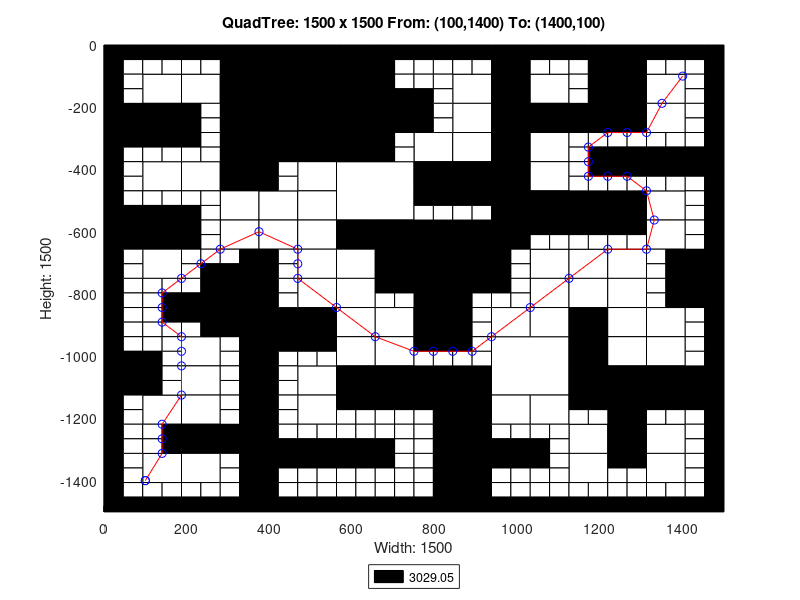

Source code (MATLAB):
axis([0 1500 -1500 0]);
title('QuadTree: 1500 x 1500 From: (100,1400) To: (1400,100)');
xlabel('Width: 1500');
ylabel('Height: 1500');
rectangle('Position',[375 -187.5 187.5 187.5], 'FaceColor',[0 0 0]);
rectangle('Position',[375 -375 187.5 187.5], 'FaceColor',[0 0 0]);
rectangle('Position',[562.5 -562.5 187.5 187.5], 'FaceColor',[1 1 1]);
rectangle('Position',[750 -750 187.5 187.5], 'FaceColor',[0 0 0]);
rectangle('Position',[937.5 -1125 187.5 187.5], 'FaceColor',[1 1 1]);
rectangle('Position',[93.75 -187.5 93.75 93.75], 'FaceColor',[1 1 1]);
rectangle('Position',[281.25 -93.75 93.75 93.75], 'FaceColor',[0 0 0]);
rectangle('Position',[187.5 -187.5 93.75 93.75], 'FaceColor',[1 1 1]);
rectangle('Position',[281.25 -187.5 93.75 93.75], 'FaceColor',[0 0 0]);
rectangle('Position',[0 -281.25 93.75 93.75], 'FaceColor',[0 0 0]);
rectangle('Position',[93.75 -281.25 93.75 93.75], 'FaceColor',[0 0 0]);
rectangle('Position',[281.25 -281.25 93.75 93.75], 'FaceColor',[0 0 0]);
rectangle('Position',[281.25 -375 93.75 93.75], 'FaceColor',[0 0 0]);
rectangle('Position',[562.5 -93.75 93.75 93.75], 'FaceColor',[0 0 0]);
rectangle('Position',[562.5 -187.5 93.75 93.75], 'FaceColor',[0 0 0]);
rectangle('Position',[562.5 -281.25 93.75 93.75], 'FaceColor',[0 0 0]);
rectangle('Position',[656.25 -281.25 93.75 93.75], 'FaceColor',[0 0 0]);
rectangle('Position',[562.5 -375 93.75 93.75], 'FaceColor',[0 0 0]);
rectangle('Position',[93.75 -468.75 93.75 93.75], 'FaceColor',[1 1 1]);
rectangle('Position',[187.5 -468.75 93.75 93.75], 'FaceColor',[1 1 1]);
rectangle('Position',[281.25 -468.75 93.75 93.75], 'FaceColor',[0 0 0]);
rectangle('Position',[281.25 -562.5 93.75 93.75], 'FaceColor',[1 1 1]);
rectangle('Position',[0 -656.25 93.75 93.75], 'FaceColor',[0 0 0]);
rectangle('Position',[93.75 -656.25 93.75 93.75], 'FaceColor',[0 0 0]);
rectangle('Position',[93.75 -750 93.75 93.75], 'FaceColor',[1 1 1]);
rectangle('Position',[281.25 -656.25 93.75 93.75], 'FaceColor',[1 1 1]);
rectangle('Position',[468.75 -468.75 93.75 93.75], 'FaceColor',[1 1 1]);
rectangle('Position',[375 -562.5 93.75 93.75], 'FaceColor',[1 1 1]);
rectangle('Position',[468.75 -562.5 93.75 93.75], 'FaceColor',[1 1 1]);
rectangle('Position',[375 -656.25 93.75 93.75], 'FaceColor',[1 1 1]);
rectangle('Position',[468.75 -656.25 93.75 93.75], 'FaceColor',[1 1 1]);
rectangle('Position',[468.75 -750 93.75 93.75], 'FaceColor',[1 1 1]);
rectangle('Position',[562.5 -656.25 93.75 93.75], 'FaceColor',[0 0 0]);
rectangle('Position',[656.25 -656.25 93.75 93.75], 'FaceColor',[0 0 0]);
rectangle('Position',[562.5 -750 93.75 93.75], 'FaceColor',[1 1 1]);
rectangle('Position',[656.25 -750 93.75 93.75], 'FaceColor',[0 0 0]);
rectangle('Position',[843.75 -187.5 93.75 93.75], 'FaceColor',[1 1 1]);
rectangle('Position',[937.5 -93.75 93.75 93.75], 'FaceColor',[0 0 0]);
rectangle('Position',[937.5 -187.5 93.75 93.75], 'FaceColor',[0 0 0]);
rectangle('Position',[1031.25 -187.5 93.75 93.75], 'FaceColor',[1 1 1]);
rectangle('Position',[843.75 -281.25 93.75 93.75], 'FaceColor',[1 1 1]);
rectangle('Position',[750 -375 93.75 93.75], 'FaceColor',[1 1 1]);
rectangle('Position',[843.75 -375 93.75 93.75], 'FaceColor',[1 1 1]);
rectangle('Position',[937.5 -281.25 93.75 93.75], 'FaceColor',[0 0 0]);
rectangle('Position',[1031.25 -281.25 93.75 93.75], 'FaceColor',[0 0 0]);
rectangle('Position',[937.5 -375 93.75 93.75], 'FaceColor',[0 0 0]);
rectangle('Position',[1031.25 -375 93.75 93.75], 'FaceColor',[1 1 1]);
rectangle('Position',[1218.75 -93.75 93.75 93.75], 'FaceColor',[0 0 0]);
rectangle('Position',[1218.75 -187.5 93.75 93.75], 'FaceColor',[0 0 0]);
rectangle('Position',[1312.5 -187.5 93.75 93.75], 'FaceColor',[1 1 1]);
rectangle('Position',[1125 -281.25 93.75 93.75], 'FaceColor',[0 0 0]);
rectangle('Position',[1218.75 -281.25 93.75 93.75], 'FaceColor',[0 0 0]);
rectangle('Position',[1312.5 -281.25 93.75 93.75], 'FaceColor',[1 1 1]);
rectangle('Position',[750 -468.75 93.75 93.75], 'FaceColor',[0 0 0]);
rectangle('Position',[843.75 -468.75 93.75 93.75], 'FaceColor',[0 0 0]);
rectangle('Position',[937.5 -468.75 93.75 93.75], 'FaceColor',[0 0 0]);
rectangle('Position',[1031.25 -468.75 93.75 93.75], 'FaceColor',[1 1 1]);
rectangle('Position',[937.5 -562.5 93.75 93.75], 'FaceColor',[0 0 0]);
rectangle('Position',[1031.25 -562.5 93.75 93.75], 'FaceColor',[0 0 0]);
rectangle('Position',[937.5 -656.25 93.75 93.75], 'FaceColor',[0 0 0]);
rectangle('Position',[1031.25 -750 93.75 93.75], 'FaceColor',[1 1 1]);
rectangle('Position',[1125 -562.5 93.75 93.75], 'FaceColor',[0 0 0]);
rectangle('Position',[1218.75 -562.5 93.75 93.75], 'FaceColor',[0 0 0]);
rectangle('Position',[1312.5 -562.5 93.75 93.75], 'FaceColor',[1 1 1]);
rectangle('Position',[1125 -750 93.75 93.75], 'FaceColor',[1 1 1]);
rectangle('Position',[1218.75 -750 93.75 93.75], 'FaceColor',[1 1 1]);
rectangle('Position',[1312.5 -656.25 93.75 93.75], 'FaceColor',[1 1 1]);
rectangle('Position',[1406.25 -750 93.75 93.75], 'FaceColor',[0 0 0]);
rectangle('Position',[281.25 -843.75 93.75 93.75], 'FaceColor',[0 0 0]);
rectangle('Position',[281.25 -937.5 93.75 93.75], 'FaceColor',[0 0 0]);
rectangle('Position',[0 -1125 93.75 93.75], 'FaceColor',[0 0 0]);
rectangle('Position',[187.5 -1031.25 93.75 93.75], 'FaceColor',[1 1 1]);
rectangle('Position',[187.5 -1125 93.75 93.75], 'FaceColor',[1 1 1]);
rectangle('Position',[468.75 -843.75 93.75 93.75], 'FaceColor',[1 1 1]);
rectangle('Position',[375 -937.5 93.75 93.75], 'FaceColor',[0 0 0]);
rectangle('Position',[468.75 -937.5 93.75 93.75], 'FaceColor',[0 0 0]);
rectangle('Position',[562.5 -843.75 93.75 93.75], 'FaceColor',[1 1 1]);
rectangle('Position',[562.5 -937.5 93.75 93.75], 'FaceColor',[1 1 1]);
rectangle('Position',[656.25 -937.5 93.75 93.75], 'FaceColor',[1 1 1]);
rectangle('Position',[468.75 -1125 93.75 93.75], 'FaceColor',[1 1 1]);
rectangle('Position',[562.5 -1031.25 93.75 93.75], 'FaceColor',[1 1 1]);
rectangle('Position',[656.25 -1031.25 93.75 93.75], 'FaceColor',[1 1 1]);
rectangle('Position',[562.5 -1125 93.75 93.75], 'FaceColor',[0 0 0]);
rectangle('Position',[656.25 -1125 93.75 93.75], 'FaceColor',[0 0 0]);
rectangle('Position',[93.75 -1218.75 93.75 93.75], 'FaceColor',[1 1 1]);
rectangle('Position',[187.5 -1218.75 93.75 93.75], 'FaceColor',[1 1 1]);
rectangle('Position',[187.5 -1312.5 93.75 93.75], 'FaceColor',[0 0 0]);
rectangle('Position',[281.25 -1312.5 93.75 93.75], 'FaceColor',[0 0 0]);
rectangle('Position',[93.75 -1406.25 93.75 93.75], 'FaceColor',[1 1 1]);
rectangle('Position',[187.5 -1406.25 93.75 93.75], 'FaceColor',[1 1 1]);
rectangle('Position',[468.75 -1218.75 93.75 93.75], 'FaceColor',[1 1 1]);
rectangle('Position',[750 -843.75 93.75 93.75], 'FaceColor',[0 0 0]);
rectangle('Position',[750 -937.5 93.75 93.75], 'FaceColor',[0 0 0]);
rectangle('Position',[1031.25 -843.75 93.75 93.75], 'FaceColor',[1 1 1]);
rectangle('Position',[937.5 -937.5 93.75 93.75], 'FaceColor',[1 1 1]);
rectangle('Position',[1031.25 -937.5 93.75 93.75], 'FaceColor',[1 1 1]);
rectangle('Position',[750 -1125 93.75 93.75], 'FaceColor',[0 0 0]);
rectangle('Position',[843.75 -1125 93.75 93.75], 'FaceColor',[0 0 0]);
rectangle('Position',[1125 -843.75 93.75 93.75], 'FaceColor',[1 1 1]);
rectangle('Position',[1218.75 -843.75 93.75 93.75], 'FaceColor',[1 1 1]);
rectangle('Position',[1125 -937.5 93.75 93.75], 'FaceColor',[0 0 0]);
rectangle('Position',[1218.75 -937.5 93.75 93.75], 'FaceColor',[1 1 1]);
rectangle('Position',[1406.25 -843.75 93.75 93.75], 'FaceColor',[0 0 0]);
rectangle('Position',[1312.5 -937.5 93.75 93.75], 'FaceColor',[1 1 1]);
rectangle('Position',[1125 -1031.25 93.75 93.75], 'FaceColor',[0 0 0]);
rectangle('Position',[1218.75 -1031.25 93.75 93.75], 'FaceColor',[1 1 1]);
rectangle('Position',[1125 -1125 93.75 93.75], 'FaceColor',[0 0 0]);
rectangle('Position',[1218.75 -1125 93.75 93.75], 'FaceColor',[0 0 0]);
rectangle('Position',[1312.5 -1031.25 93.75 93.75], 'FaceColor',[1 1 1]);
rectangle('Position',[1312.5 -1125 93.75 93.75], 'FaceColor',[0 0 0]);
rectangle('Position',[1406.25 -1125 93.75 93.75], 'FaceColor',[0 0 0]);
rectangle('Position',[843.75 -1218.75 93.75 93.75], 'FaceColor',[0 0 0]);
rectangle('Position',[843.75 -1312.5 93.75 93.75], 'FaceColor',[0 0 0]);
rectangle('Position',[937.5 -1218.75 93.75 93.75], 'FaceColor',[1 1 1]);
rectangle('Position',[1031.25 -1218.75 93.75 93.75], 'FaceColor',[1 1 1]);
rectangle('Position',[843.75 -1406.25 93.75 93.75], 'FaceColor',[0 0 0]);
rectangle('Position',[843.75 -1500 93.75 93.75], 'FaceColor',[0 0 0]);
rectangle('Position',[1218.75 -1218.75 93.75 93.75], 'FaceColor',[0 0 0]);
rectangle('Position',[1125 -1312.5 93.75 93.75], 'FaceColor',[1 1 1]);
rectangle('Position',[1218.75 -1312.5 93.75 93.75], 'FaceColor',[0 0 0]);
rectangle('Position',[1312.5 -1312.5 93.75 93.75], 'FaceColor',[1 1 1]);
rectangle('Position',[1125 -1406.25 93.75 93.75], 'FaceColor',[1 1 1]);
rectangle('Position',[1312.5 -1406.25 93.75 93.75], 'FaceColor',[1 1 1]);
rectangle('Position',[0 -46.875 46.875 46.875], 'FaceColor',[0 0 0]);
rectangle('Position',[46.875 -46.875 46.875 46.875], 'FaceColor',[0 0 0]);
rectangle('Position',[0 -93.75 46.875 46.875], 'FaceColor',[0 0 0]);
rectangle('Position',[46.875 -93.75 46.875 46.875], 'FaceColor',[1 1 1]);
rectangle('Position',[93.75 -46.875 46.875 46.875], 'FaceColor',[0 0 0]);
rectangle('Position',[140.625 -46.875 46.875 46.875], 'FaceColor',[0 0 0]);
rectangle('Position',[93.75 -93.75 46.875 46.875], 'FaceColor',[1 1 1]);
rectangle('Position',[140.625 -93.75 46.875 46.875], 'FaceColor',[1 1 1]);
rectangle('Position',[0 -140.625 46.875 46.875], 'FaceColor',[0 0 0]);
rectangle('Position',[46.875 -140.625 46.875 46.875], 'FaceColor',[1 1 1]);
rectangle('Position',[0 -187.5 46.875 46.875], 'FaceColor',[0 0 0]);
rectangle('Position',[46.875 -187.5 46.875 46.875], 'FaceColor',[1 1 1]);
rectangle('Position',[187.5 -46.875 46.875 46.875], 'FaceColor',[0 0 0]);
rectangle('Position',[234.375 -46.875 46.875 46.875], 'FaceColor',[0 0 0]);
rectangle('Position',[187.5 -93.75 46.875 46.875], 'FaceColor',[1 1 1]);
rectangle('Position',[234.375 -93.75 46.875 46.875], 'FaceColor',[1 1 1]);
rectangle('Position',[0 -328.125 46.875 46.875], 'FaceColor',[0 0 0]);
rectangle('Position',[46.875 -328.125 46.875 46.875], 'FaceColor',[0 0 0]);
rectangle('Position',[0 -375 46.875 46.875], 'FaceColor',[0 0 0]);
rectangle('Position',[46.875 -375 46.875 46.875], 'FaceColor',[1 1 1]);
rectangle('Position',[93.75 -328.125 46.875 46.875], 'FaceColor',[0 0 0]);
rectangle('Position',[140.625 -328.125 46.875 46.875], 'FaceColor',[0 0 0]);
rectangle('Position',[93.75 -375 46.875 46.875], 'FaceColor',[1 1 1]);
rectangle('Position',[140.625 -375 46.875 46.875], 'FaceColor',[1 1 1]);
rectangle('Position',[187.5 -234.375 46.875 46.875], 'FaceColor',[0 0 0]);
rectangle('Position',[234.375 -234.375 46.875 46.875], 'FaceColor',[1 1 1]);
rectangle('Position',[187.5 -281.25 46.875 46.875], 'FaceColor',[0 0 0]);
rectangle('Position',[234.375 -281.25 46.875 46.875], 'FaceColor',[1 1 1]);
rectangle('Position',[187.5 -328.125 46.875 46.875], 'FaceColor',[0 0 0]);
rectangle('Position',[234.375 -328.125 46.875 46.875], 'FaceColor',[1 1 1]);
rectangle('Position',[187.5 -375 46.875 46.875], 'FaceColor',[1 1 1]);
rectangle('Position',[234.375 -375 46.875 46.875], 'FaceColor',[1 1 1]);
rectangle('Position',[656.25 -46.875 46.875 46.875], 'FaceColor',[0 0 0]);
rectangle('Position',[703.125 -46.875 46.875 46.875], 'FaceColor',[0 0 0]);
rectangle('Position',[656.25 -93.75 46.875 46.875], 'FaceColor',[0 0 0]);
rectangle('Position',[703.125 -93.75 46.875 46.875], 'FaceColor',[1 1 1]);
rectangle('Position',[656.25 -140.625 46.875 46.875], 'FaceColor',[0 0 0]);
rectangle('Position',[703.125 -140.625 46.875 46.875], 'FaceColor',[1 1 1]);
rectangle('Position',[656.25 -187.5 46.875 46.875], 'FaceColor',[0 0 0]);
rectangle('Position',[703.125 -187.5 46.875 46.875], 'FaceColor',[0 0 0]);
rectangle('Position',[656.25 -328.125 46.875 46.875], 'FaceColor',[0 0 0]);
rectangle('Position',[703.125 -328.125 46.875 46.875], 'FaceColor',[1 1 1]);
rectangle('Position',[656.25 -375 46.875 46.875], 'FaceColor',[0 0 0]);
rectangle('Position',[703.125 -375 46.875 46.875], 'FaceColor',[1 1 1]);
rectangle('Position',[0 -421.875 46.875 46.875], 'FaceColor',[0 0 0]);
rectangle('Position',[46.875 -421.875 46.875 46.875], 'FaceColor',[1 1 1]);
rectangle('Position',[0 -468.75 46.875 46.875], 'FaceColor',[0 0 0]);
rectangle('Position',[46.875 -468.75 46.875 46.875], 'FaceColor',[1 1 1]);
rectangle('Position',[0 -515.625 46.875 46.875], 'FaceColor',[0 0 0]);
rectangle('Position',[46.875 -515.625 46.875 46.875], 'FaceColor',[1 1 1]);
rectangle('Position',[0 -562.5 46.875 46.875], 'FaceColor',[0 0 0]);
rectangle('Position',[46.875 -562.5 46.875 46.875], 'FaceColor',[0 0 0]);
rectangle('Position',[93.75 -515.625 46.875 46.875], 'FaceColor',[1 1 1]);
rectangle('Position',[140.625 -515.625 46.875 46.875], 'FaceColor',[1 1 1]);
rectangle('Position',[93.75 -562.5 46.875 46.875], 'FaceColor',[0 0 0]);
rectangle('Position',[140.625 -562.5 46.875 46.875], 'FaceColor',[0 0 0]);
rectangle('Position',[187.5 -515.625 46.875 46.875], 'FaceColor',[1 1 1]);
rectangle('Position',[234.375 -515.625 46.875 46.875], 'FaceColor',[1 1 1]);
rectangle('Position',[187.5 -562.5 46.875 46.875], 'FaceColor',[0 0 0]);
rectangle('Position',[234.375 -562.5 46.875 46.875], 'FaceColor',[1 1 1]);
rectangle('Position',[0 -703.125 46.875 46.875], 'FaceColor',[0 0 0]);
rectangle('Position',[46.875 -703.125 46.875 46.875], 'FaceColor',[1 1 1]);
rectangle('Position',[0 -750 46.875 46.875], 'FaceColor',[0 0 0]);
rectangle('Position',[46.875 -750 46.875 46.875], 'FaceColor',[1 1 1]);
rectangle('Position',[187.5 -609.375 46.875 46.875], 'FaceColor',[0 0 0]);
rectangle('Position',[234.375 -609.375 46.875 46.875], 'FaceColor',[1 1 1]);
rectangle('Position',[187.5 -656.25 46.875 46.875], 'FaceColor',[0 0 0]);
rectangle('Position',[234.375 -656.25 46.875 46.875], 'FaceColor',[1 1 1]);
rectangle('Position',[187.5 -703.125 46.875 46.875], 'FaceColor',[1 1 1]);
rectangle('Position',[234.375 -703.125 46.875 46.875], 'FaceColor',[1 1 1]);
rectangle('Position',[187.5 -750 46.875 46.875], 'FaceColor',[1 1 1]);
rectangle('Position',[234.375 -750 46.875 46.875], 'FaceColor',[0 0 0]);
rectangle('Position',[281.25 -703.125 46.875 46.875], 'FaceColor',[1 1 1]);
rectangle('Position',[328.125 -703.125 46.875 46.875], 'FaceColor',[0 0 0]);
rectangle('Position',[281.25 -750 46.875 46.875], 'FaceColor',[0 0 0]);
rectangle('Position',[328.125 -750 46.875 46.875], 'FaceColor',[0 0 0]);
rectangle('Position',[375 -421.875 46.875 46.875], 'FaceColor',[0 0 0]);
rectangle('Position',[421.875 -421.875 46.875 46.875], 'FaceColor',[1 1 1]);
rectangle('Position',[375 -468.75 46.875 46.875], 'FaceColor',[0 0 0]);
rectangle('Position',[421.875 -468.75 46.875 46.875], 'FaceColor',[1 1 1]);
rectangle('Position',[375 -703.125 46.875 46.875], 'FaceColor',[0 0 0]);
rectangle('Position',[421.875 -703.125 46.875 46.875], 'FaceColor',[1 1 1]);
rectangle('Position',[375 -750 46.875 46.875], 'FaceColor',[0 0 0]);
rectangle('Position',[421.875 -750 46.875 46.875], 'FaceColor',[1 1 1]);
rectangle('Position',[750 -46.875 46.875 46.875], 'FaceColor',[0 0 0]);
rectangle('Position',[796.875 -46.875 46.875 46.875], 'FaceColor',[0 0 0]);
rectangle('Position',[750 -93.75 46.875 46.875], 'FaceColor',[1 1 1]);
rectangle('Position',[796.875 -93.75 46.875 46.875], 'FaceColor',[1 1 1]);
rectangle('Position',[843.75 -46.875 46.875 46.875], 'FaceColor',[0 0 0]);
rectangle('Position',[890.625 -46.875 46.875 46.875], 'FaceColor',[0 0 0]);
rectangle('Position',[843.75 -93.75 46.875 46.875], 'FaceColor',[1 1 1]);
rectangle('Position',[890.625 -93.75 46.875 46.875], 'FaceColor',[1 1 1]);
rectangle('Position',[750 -140.625 46.875 46.875], 'FaceColor',[1 1 1]);
rectangle('Position',[796.875 -140.625 46.875 46.875], 'FaceColor',[1 1 1]);
rectangle('Position',[750 -187.5 46.875 46.875], 'FaceColor',[0 0 0]);
rectangle('Position',[796.875 -187.5 46.875 46.875], 'FaceColor',[1 1 1]);
rectangle('Position',[1031.25 -46.875 46.875 46.875], 'FaceColor',[0 0 0]);
rectangle('Position',[1078.12 -46.875 46.875 46.875], 'FaceColor',[0 0 0]);
rectangle('Position',[1031.25 -93.75 46.875 46.875], 'FaceColor',[1 1 1]);
rectangle('Position',[1078.12 -93.75 46.875 46.875], 'FaceColor',[1 1 1]);
rectangle('Position',[750 -234.375 46.875 46.875], 'FaceColor',[0 0 0]);
rectangle('Position',[796.875 -234.375 46.875 46.875], 'FaceColor',[1 1 1]);
rectangle('Position',[750 -281.25 46.875 46.875], 'FaceColor',[0 0 0]);
rectangle('Position',[796.875 -281.25 46.875 46.875], 'FaceColor',[1 1 1]);
rectangle('Position',[1125 -46.875 46.875 46.875], 'FaceColor',[0 0 0]);
rectangle('Position',[1171.88 -46.875 46.875 46.875], 'FaceColor',[0 0 0]);
rectangle('Position',[1125 -93.75 46.875 46.875], 'FaceColor',[1 1 1]);
rectangle('Position',[1171.88 -93.75 46.875 46.875], 'FaceColor',[0 0 0]);
rectangle('Position',[1125 -140.625 46.875 46.875], 'FaceColor',[1 1 1]);
rectangle('Position',[1171.88 -140.625 46.875 46.875], 'FaceColor',[0 0 0]);
rectangle('Position',[1125 -187.5 46.875 46.875], 'FaceColor',[1 1 1]);
rectangle('Position',[1171.88 -187.5 46.875 46.875], 'FaceColor',[0 0 0]);
rectangle('Position',[1312.5 -46.875 46.875 46.875], 'FaceColor',[0 0 0]);
rectangle('Position',[1359.38 -46.875 46.875 46.875], 'FaceColor',[0 0 0]);
rectangle('Position',[1312.5 -93.75 46.875 46.875], 'FaceColor',[1 1 1]);
rectangle('Position',[1359.38 -93.75 46.875 46.875], 'FaceColor',[1 1 1]);
rectangle('Position',[1406.25 -46.875 46.875 46.875], 'FaceColor',[0 0 0]);
rectangle('Position',[1453.12 -46.875 46.875 46.875], 'FaceColor',[0 0 0]);
rectangle('Position',[1406.25 -93.75 46.875 46.875], 'FaceColor',[1 1 1]);
rectangle('Position',[1453.12 -93.75 46.875 46.875], 'FaceColor',[0 0 0]);
rectangle('Position',[1406.25 -140.625 46.875 46.875], 'FaceColor',[1 1 1]);
rectangle('Position',[1453.12 -140.625 46.875 46.875], 'FaceColor',[0 0 0]);
rectangle('Position',[1406.25 -187.5 46.875 46.875], 'FaceColor',[1 1 1]);
rectangle('Position',[1453.12 -187.5 46.875 46.875], 'FaceColor',[0 0 0]);
rectangle('Position',[1125 -328.125 46.875 46.875], 'FaceColor',[1 1 1]);
rectangle('Position',[1171.88 -328.125 46.875 46.875], 'FaceColor',[1 1 1]);
rectangle('Position',[1125 -375 46.875 46.875], 'FaceColor',[1 1 1]);
rectangle('Position',[1171.88 -375 46.875 46.875], 'FaceColor',[0 0 0]);
rectangle('Position',[1218.75 -328.125 46.875 46.875], 'FaceColor',[1 1 1]);
rectangle('Position',[1265.62 -328.125 46.875 46.875], 'FaceColor',[1 1 1]);
rectangle('Position',[1218.75 -375 46.875 46.875], 'FaceColor',[0 0 0]);
rectangle('Position',[1265.62 -375 46.875 46.875], 'FaceColor',[0 0 0]);
rectangle('Position',[1406.25 -234.375 46.875 46.875], 'FaceColor',[1 1 1]);
rectangle('Position',[1453.12 -234.375 46.875 46.875], 'FaceColor',[0 0 0]);
rectangle('Position',[1406.25 -281.25 46.875 46.875], 'FaceColor',[1 1 1]);
rectangle('Position',[1453.12 -281.25 46.875 46.875], 'FaceColor',[0 0 0]);
rectangle('Position',[1312.5 -328.125 46.875 46.875], 'FaceColor',[1 1 1]);
rectangle('Position',[1359.38 -328.125 46.875 46.875], 'FaceColor',[1 1 1]);
rectangle('Position',[1312.5 -375 46.875 46.875], 'FaceColor',[0 0 0]);
rectangle('Position',[1359.38 -375 46.875 46.875], 'FaceColor',[0 0 0]);
rectangle('Position',[1406.25 -328.125 46.875 46.875], 'FaceColor',[1 1 1]);
rectangle('Position',[1453.12 -328.125 46.875 46.875], 'FaceColor',[0 0 0]);
rectangle('Position',[1406.25 -375 46.875 46.875], 'FaceColor',[0 0 0]);
rectangle('Position',[1453.12 -375 46.875 46.875], 'FaceColor',[0 0 0]);
rectangle('Position',[750 -515.625 46.875 46.875], 'FaceColor',[0 0 0]);
rectangle('Position',[796.875 -515.625 46.875 46.875], 'FaceColor',[0 0 0]);
rectangle('Position',[750 -562.5 46.875 46.875], 'FaceColor',[1 1 1]);
rectangle('Position',[796.875 -562.5 46.875 46.875], 'FaceColor',[1 1 1]);
rectangle('Position',[843.75 -515.625 46.875 46.875], 'FaceColor',[0 0 0]);
rectangle('Position',[890.625 -515.625 46.875 46.875], 'FaceColor',[0 0 0]);
rectangle('Position',[843.75 -562.5 46.875 46.875], 'FaceColor',[1 1 1]);
rectangle('Position',[890.625 -562.5 46.875 46.875], 'FaceColor',[1 1 1]);
rectangle('Position',[1031.25 -609.375 46.875 46.875], 'FaceColor',[0 0 0]);
rectangle('Position',[1078.12 -609.375 46.875 46.875], 'FaceColor',[0 0 0]);
rectangle('Position',[1031.25 -656.25 46.875 46.875], 'FaceColor',[1 1 1]);
rectangle('Position',[1078.12 -656.25 46.875 46.875], 'FaceColor',[1 1 1]);
rectangle('Position',[937.5 -703.125 46.875 46.875], 'FaceColor',[0 0 0]);
rectangle('Position',[984.375 -703.125 46.875 46.875], 'FaceColor',[1 1 1]);
rectangle('Position',[937.5 -750 46.875 46.875], 'FaceColor',[0 0 0]);
rectangle('Position',[984.375 -750 46.875 46.875], 'FaceColor',[1 1 1]);
rectangle('Position',[1125 -421.875 46.875 46.875], 'FaceColor',[1 1 1]);
rectangle('Position',[1171.88 -421.875 46.875 46.875], 'FaceColor',[0 0 0]);
rectangle('Position',[1125 -468.75 46.875 46.875], 'FaceColor',[1 1 1]);
rectangle('Position',[1171.88 -468.75 46.875 46.875], 'FaceColor',[1 1 1]);
rectangle('Position',[1218.75 -421.875 46.875 46.875], 'FaceColor',[0 0 0]);
rectangle('Position',[1265.62 -421.875 46.875 46.875], 'FaceColor',[0 0 0]);
rectangle('Position',[1218.75 -468.75 46.875 46.875], 'FaceColor',[1 1 1]);
rectangle('Position',[1265.62 -468.75 46.875 46.875], 'FaceColor',[1 1 1]);
rectangle('Position',[1312.5 -421.875 46.875 46.875], 'FaceColor',[0 0 0]);
rectangle('Position',[1359.38 -421.875 46.875 46.875], 'FaceColor',[0 0 0]);
rectangle('Position',[1312.5 -468.75 46.875 46.875], 'FaceColor',[1 1 1]);
rectangle('Position',[1359.38 -468.75 46.875 46.875], 'FaceColor',[1 1 1]);
rectangle('Position',[1406.25 -421.875 46.875 46.875], 'FaceColor',[0 0 0]);
rectangle('Position',[1453.12 -421.875 46.875 46.875], 'FaceColor',[0 0 0]);
rectangle('Position',[1406.25 -468.75 46.875 46.875], 'FaceColor',[1 1 1]);
rectangle('Position',[1453.12 -468.75 46.875 46.875], 'FaceColor',[0 0 0]);
rectangle('Position',[1406.25 -515.625 46.875 46.875], 'FaceColor',[1 1 1]);
rectangle('Position',[1453.12 -515.625 46.875 46.875], 'FaceColor',[0 0 0]);
rectangle('Position',[1406.25 -562.5 46.875 46.875], 'FaceColor',[1 1 1]);
rectangle('Position',[1453.12 -562.5 46.875 46.875], 'FaceColor',[0 0 0]);
rectangle('Position',[1125 -609.375 46.875 46.875], 'FaceColor',[0 0 0]);
rectangle('Position',[1171.88 -609.375 46.875 46.875], 'FaceColor',[0 0 0]);
rectangle('Position',[1125 -656.25 46.875 46.875], 'FaceColor',[1 1 1]);
rectangle('Position',[1171.88 -656.25 46.875 46.875], 'FaceColor',[1 1 1]);
rectangle('Position',[1218.75 -609.375 46.875 46.875], 'FaceColor',[0 0 0]);
rectangle('Position',[1265.62 -609.375 46.875 46.875], 'FaceColor',[0 0 0]);
rectangle('Position',[1218.75 -656.25 46.875 46.875], 'FaceColor',[1 1 1]);
rectangle('Position',[1265.62 -656.25 46.875 46.875], 'FaceColor',[1 1 1]);
rectangle('Position',[1406.25 -609.375 46.875 46.875], 'FaceColor',[1 1 1]);
rectangle('Position',[1453.12 -609.375 46.875 46.875], 'FaceColor',[0 0 0]);
rectangle('Position',[1406.25 -656.25 46.875 46.875], 'FaceColor',[1 1 1]);
rectangle('Position',[1453.12 -656.25 46.875 46.875], 'FaceColor',[0 0 0]);
rectangle('Position',[1312.5 -703.125 46.875 46.875], 'FaceColor',[1 1 1]);
rectangle('Position',[1359.38 -703.125 46.875 46.875], 'FaceColor',[0 0 0]);
rectangle('Position',[1312.5 -750 46.875 46.875], 'FaceColor',[1 1 1]);
rectangle('Position',[1359.38 -750 46.875 46.875], 'FaceColor',[0 0 0]);
rectangle('Position',[0 -796.875 46.875 46.875], 'FaceColor',[0 0 0]);
rectangle('Position',[46.875 -796.875 46.875 46.875], 'FaceColor',[1 1 1]);
rectangle('Position',[0 -843.75 46.875 46.875], 'FaceColor',[0 0 0]);
rectangle('Position',[46.875 -843.75 46.875 46.875], 'FaceColor',[1 1 1]);
rectangle('Position',[93.75 -796.875 46.875 46.875], 'FaceColor',[1 1 1]);
rectangle('Position',[140.625 -796.875 46.875 46.875], 'FaceColor',[1 1 1]);
rectangle('Position',[93.75 -843.75 46.875 46.875], 'FaceColor',[1 1 1]);
rectangle('Position',[140.625 -843.75 46.875 46.875], 'FaceColor',[0 0 0]);
rectangle('Position',[0 -890.625 46.875 46.875], 'FaceColor',[0 0 0]);
rectangle('Position',[46.875 -890.625 46.875 46.875], 'FaceColor',[1 1 1]);
rectangle('Position',[0 -937.5 46.875 46.875], 'FaceColor',[0 0 0]);
rectangle('Position',[46.875 -937.5 46.875 46.875], 'FaceColor',[1 1 1]);
rectangle('Position',[93.75 -890.625 46.875 46.875], 'FaceColor',[1 1 1]);
rectangle('Position',[140.625 -890.625 46.875 46.875], 'FaceColor',[0 0 0]);
rectangle('Position',[93.75 -937.5 46.875 46.875], 'FaceColor',[1 1 1]);
rectangle('Position',[140.625 -937.5 46.875 46.875], 'FaceColor',[1 1 1]);
rectangle('Position',[187.5 -796.875 46.875 46.875], 'FaceColor',[1 1 1]);
rectangle('Position',[234.375 -796.875 46.875 46.875], 'FaceColor',[0 0 0]);
rectangle('Position',[187.5 -843.75 46.875 46.875], 'FaceColor',[0 0 0]);
rectangle('Position',[234.375 -843.75 46.875 46.875], 'FaceColor',[0 0 0]);
rectangle('Position',[187.5 -890.625 46.875 46.875], 'FaceColor',[0 0 0]);
rectangle('Position',[234.375 -890.625 46.875 46.875], 'FaceColor',[0 0 0]);
rectangle('Position',[187.5 -937.5 46.875 46.875], 'FaceColor',[1 1 1]);
rectangle('Position',[234.375 -937.5 46.875 46.875], 'FaceColor',[0 0 0]);
rectangle('Position',[0 -984.375 46.875 46.875], 'FaceColor',[0 0 0]);
rectangle('Position',[46.875 -984.375 46.875 46.875], 'FaceColor',[1 1 1]);
rectangle('Position',[0 -1031.25 46.875 46.875], 'FaceColor',[0 0 0]);
rectangle('Position',[46.875 -1031.25 46.875 46.875], 'FaceColor',[0 0 0]);
rectangle('Position',[93.75 -984.375 46.875 46.875], 'FaceColor',[1 1 1]);
rectangle('Position',[140.625 -984.375 46.875 46.875], 'FaceColor',[1 1 1]);
rectangle('Position',[93.75 -1031.25 46.875 46.875], 'FaceColor',[0 0 0]);
rectangle('Position',[140.625 -1031.25 46.875 46.875], 'FaceColor',[1 1 1]);
rectangle('Position',[93.75 -1078.12 46.875 46.875], 'FaceColor',[0 0 0]);
rectangle('Position',[140.625 -1078.12 46.875 46.875], 'FaceColor',[1 1 1]);
rectangle('Position',[93.75 -1125 46.875 46.875], 'FaceColor',[0 0 0]);
rectangle('Position',[140.625 -1125 46.875 46.875], 'FaceColor',[1 1 1]);
rectangle('Position',[281.25 -984.375 46.875 46.875], 'FaceColor',[1 1 1]);
rectangle('Position',[328.125 -984.375 46.875 46.875], 'FaceColor',[0 0 0]);
rectangle('Position',[281.25 -1031.25 46.875 46.875], 'FaceColor',[1 1 1]);
rectangle('Position',[328.125 -1031.25 46.875 46.875], 'FaceColor',[0 0 0]);
rectangle('Position',[281.25 -1078.12 46.875 46.875], 'FaceColor',[1 1 1]);
rectangle('Position',[328.125 -1078.12 46.875 46.875], 'FaceColor',[0 0 0]);
rectangle('Position',[281.25 -1125 46.875 46.875], 'FaceColor',[1 1 1]);
rectangle('Position',[328.125 -1125 46.875 46.875], 'FaceColor',[0 0 0]);
rectangle('Position',[375 -796.875 46.875 46.875], 'FaceColor',[0 0 0]);
rectangle('Position',[421.875 -796.875 46.875 46.875], 'FaceColor',[1 1 1]);
rectangle('Position',[375 -843.75 46.875 46.875], 'FaceColor',[0 0 0]);
rectangle('Position',[421.875 -843.75 46.875 46.875], 'FaceColor',[1 1 1]);
rectangle('Position',[656.25 -796.875 46.875 46.875], 'FaceColor',[0 0 0]);
rectangle('Position',[703.125 -796.875 46.875 46.875], 'FaceColor',[0 0 0]);
rectangle('Position',[656.25 -843.75 46.875 46.875], 'FaceColor',[1 1 1]);
rectangle('Position',[703.125 -843.75 46.875 46.875], 'FaceColor',[1 1 1]);
rectangle('Position',[375 -984.375 46.875 46.875], 'FaceColor',[0 0 0]);
rectangle('Position',[421.875 -984.375 46.875 46.875], 'FaceColor',[0 0 0]);
rectangle('Position',[375 -1031.25 46.875 46.875], 'FaceColor',[0 0 0]);
rectangle('Position',[421.875 -1031.25 46.875 46.875], 'FaceColor',[1 1 1]);
rectangle('Position',[468.75 -984.375 46.875 46.875], 'FaceColor',[0 0 0]);
rectangle('Position',[515.625 -984.375 46.875 46.875], 'FaceColor',[0 0 0]);
rectangle('Position',[468.75 -1031.25 46.875 46.875], 'FaceColor',[1 1 1]);
rectangle('Position',[515.625 -1031.25 46.875 46.875], 'FaceColor',[1 1 1]);
rectangle('Position',[375 -1078.12 46.875 46.875], 'FaceColor',[0 0 0]);
rectangle('Position',[421.875 -1078.12 46.875 46.875], 'FaceColor',[1 1 1]);
rectangle('Position',[375 -1125 46.875 46.875], 'FaceColor',[0 0 0]);
rectangle('Position',[421.875 -1125 46.875 46.875], 'FaceColor',[1 1 1]);
rectangle('Position',[0 -1171.88 46.875 46.875], 'FaceColor',[0 0 0]);
rectangle('Position',[46.875 -1171.88 46.875 46.875], 'FaceColor',[1 1 1]);
rectangle('Position',[0 -1218.75 46.875 46.875], 'FaceColor',[0 0 0]);
rectangle('Position',[46.875 -1218.75 46.875 46.875], 'FaceColor',[1 1 1]);
rectangle('Position',[0 -1265.62 46.875 46.875], 'FaceColor',[0 0 0]);
rectangle('Position',[46.875 -1265.62 46.875 46.875], 'FaceColor',[1 1 1]);
rectangle('Position',[0 -1312.5 46.875 46.875], 'FaceColor',[0 0 0]);
rectangle('Position',[46.875 -1312.5 46.875 46.875], 'FaceColor',[1 1 1]);
rectangle('Position',[93.75 -1265.62 46.875 46.875], 'FaceColor',[1 1 1]);
rectangle('Position',[140.625 -1265.62 46.875 46.875], 'FaceColor',[0 0 0]);
rectangle('Position',[93.75 -1312.5 46.875 46.875], 'FaceColor',[1 1 1]);
rectangle('Position',[140.625 -1312.5 46.875 46.875], 'FaceColor',[0 0 0]);
rectangle('Position',[281.25 -1171.88 46.875 46.875], 'FaceColor',[1 1 1]);
rectangle('Position',[328.125 -1171.88 46.875 46.875], 'FaceColor',[0 0 0]);
rectangle('Position',[281.25 -1218.75 46.875 46.875], 'FaceColor',[1 1 1]);
rectangle('Position',[328.125 -1218.75 46.875 46.875], 'FaceColor',[0 0 0]);
rectangle('Position',[0 -1359.38 46.875 46.875], 'FaceColor',[0 0 0]);
rectangle('Position',[46.875 -1359.38 46.875 46.875], 'FaceColor',[1 1 1]);
rectangle('Position',[0 -1406.25 46.875 46.875], 'FaceColor',[0 0 0]);
rectangle('Position',[46.875 -1406.25 46.875 46.875], 'FaceColor',[1 1 1]);
rectangle('Position',[0 -1453.12 46.875 46.875], 'FaceColor',[0 0 0]);
rectangle('Position',[46.875 -1453.12 46.875 46.875], 'FaceColor',[1 1 1]);
rectangle('Position',[0 -1500 46.875 46.875], 'FaceColor',[0 0 0]);
rectangle('Position',[46.875 -1500 46.875 46.875], 'FaceColor',[0 0 0]);
rectangle('Position',[93.75 -1453.12 46.875 46.875], 'FaceColor',[1 1 1]);
rectangle('Position',[140.625 -1453.12 46.875 46.875], 'FaceColor',[1 1 1]);
rectangle('Position',[93.75 -1500 46.875 46.875], 'FaceColor',[0 0 0]);
rectangle('Position',[140.625 -1500 46.875 46.875], 'FaceColor',[0 0 0]);
rectangle('Position',[281.25 -1359.38 46.875 46.875], 'FaceColor',[1 1 1]);
rectangle('Position',[328.125 -1359.38 46.875 46.875], 'FaceColor',[0 0 0]);
rectangle('Position',[281.25 -1406.25 46.875 46.875], 'FaceColor',[1 1 1]);
rectangle('Position',[328.125 -1406.25 46.875 46.875], 'FaceColor',[0 0 0]);
rectangle('Position',[187.5 -1453.12 46.875 46.875], 'FaceColor',[1 1 1]);
rectangle('Position',[234.375 -1453.12 46.875 46.875], 'FaceColor',[1 1 1]);
rectangle('Position',[187.5 -1500 46.875 46.875], 'FaceColor',[0 0 0]);
rectangle('Position',[234.375 -1500 46.875 46.875], 'FaceColor',[0 0 0]);
rectangle('Position',[281.25 -1453.12 46.875 46.875], 'FaceColor',[1 1 1]);
rectangle('Position',[328.125 -1453.12 46.875 46.875], 'FaceColor',[0 0 0]);
rectangle('Position',[281.25 -1500 46.875 46.875], 'FaceColor',[0 0 0]);
rectangle('Position',[328.125 -1500 46.875 46.875], 'FaceColor',[0 0 0]);
rectangle('Position',[375 -1171.88 46.875 46.875], 'FaceColor',[0 0 0]);
rectangle('Position',[421.875 -1171.88 46.875 46.875], 'FaceColor',[1 1 1]);
rectangle('Position',[375 -1218.75 46.875 46.875], 'FaceColor',[0 0 0]);
rectangle('Position',[421.875 -1218.75 46.875 46.875], 'FaceColor',[1 1 1]);
rectangle('Position',[375 -1265.62 46.875 46.875], 'FaceColor',[0 0 0]);
rectangle('Position',[421.875 -1265.62 46.875 46.875], 'FaceColor',[1 1 1]);
rectangle('Position',[375 -1312.5 46.875 46.875], 'FaceColor',[0 0 0]);
rectangle('Position',[421.875 -1312.5 46.875 46.875], 'FaceColor',[0 0 0]);
rectangle('Position',[468.75 -1265.62 46.875 46.875], 'FaceColor',[1 1 1]);
rectangle('Position',[515.625 -1265.62 46.875 46.875], 'FaceColor',[1 1 1]);
rectangle('Position',[468.75 -1312.5 46.875 46.875], 'FaceColor',[0 0 0]);
rectangle('Position',[515.625 -1312.5 46.875 46.875], 'FaceColor',[0 0 0]);
rectangle('Position',[562.5 -1171.88 46.875 46.875], 'FaceColor',[0 0 0]);
rectangle('Position',[609.375 -1171.88 46.875 46.875], 'FaceColor',[0 0 0]);
rectangle('Position',[562.5 -1218.75 46.875 46.875], 'FaceColor',[1 1 1]);
rectangle('Position',[609.375 -1218.75 46.875 46.875], 'FaceColor',[1 1 1]);
rectangle('Position',[656.25 -1171.88 46.875 46.875], 'FaceColor',[0 0 0]);
rectangle('Position',[703.125 -1171.88 46.875 46.875], 'FaceColor',[0 0 0]);
rectangle('Position',[656.25 -1218.75 46.875 46.875], 'FaceColor',[1 1 1]);
rectangle('Position',[703.125 -1218.75 46.875 46.875], 'FaceColor',[1 1 1]);
rectangle('Position',[562.5 -1265.62 46.875 46.875], 'FaceColor',[1 1 1]);
rectangle('Position',[609.375 -1265.62 46.875 46.875], 'FaceColor',[1 1 1]);
rectangle('Position',[562.5 -1312.5 46.875 46.875], 'FaceColor',[0 0 0]);
rectangle('Position',[609.375 -1312.5 46.875 46.875], 'FaceColor',[0 0 0]);
rectangle('Position',[656.25 -1265.62 46.875 46.875], 'FaceColor',[1 1 1]);
rectangle('Position',[703.125 -1265.62 46.875 46.875], 'FaceColor',[1 1 1]);
rectangle('Position',[656.25 -1312.5 46.875 46.875], 'FaceColor',[0 0 0]);
rectangle('Position',[703.125 -1312.5 46.875 46.875], 'FaceColor',[1 1 1]);
rectangle('Position',[375 -1359.38 46.875 46.875], 'FaceColor',[0 0 0]);
rectangle('Position',[421.875 -1359.38 46.875 46.875], 'FaceColor',[0 0 0]);
rectangle('Position',[375 -1406.25 46.875 46.875], 'FaceColor',[0 0 0]);
rectangle('Position',[421.875 -1406.25 46.875 46.875], 'FaceColor',[1 1 1]);
rectangle('Position',[468.75 -1359.38 46.875 46.875], 'FaceColor',[0 0 0]);
rectangle('Position',[515.625 -1359.38 46.875 46.875], 'FaceColor',[0 0 0]);
rectangle('Position',[468.75 -1406.25 46.875 46.875], 'FaceColor',[1 1 1]);
rectangle('Position',[515.625 -1406.25 46.875 46.875], 'FaceColor',[1 1 1]);
rectangle('Position',[375 -1453.12 46.875 46.875], 'FaceColor',[0 0 0]);
rectangle('Position',[421.875 -1453.12 46.875 46.875], 'FaceColor',[1 1 1]);
rectangle('Position',[375 -1500 46.875 46.875], 'FaceColor',[0 0 0]);
rectangle('Position',[421.875 -1500 46.875 46.875], 'FaceColor',[0 0 0]);
rectangle('Position',[468.75 -1453.12 46.875 46.875], 'FaceColor',[1 1 1]);
rectangle('Position',[515.625 -1453.12 46.875 46.875], 'FaceColor',[1 1 1]);
rectangle('Position',[468.75 -1500 46.875 46.875], 'FaceColor',[0 0 0]);
rectangle('Position',[515.625 -1500 46.875 46.875], 'FaceColor',[0 0 0]);
rectangle('Position',[562.5 -1359.38 46.875 46.875], 'FaceColor',[0 0 0]);
rectangle('Position',[609.375 -1359.38 46.875 46.875], 'FaceColor',[0 0 0]);
rectangle('Position',[562.5 -1406.25 46.875 46.875], 'FaceColor',[1 1 1]);
rectangle('Position',[609.375 -1406.25 46.875 46.875], 'FaceColor',[1 1 1]);
rectangle('Position',[656.25 -1359.38 46.875 46.875], 'FaceColor',[0 0 0]);
rectangle('Position',[703.125 -1359.38 46.875 46.875], 'FaceColor',[1 1 1]);
rectangle('Position',[656.25 -1406.25 46.875 46.875], 'FaceColor',[1 1 1]);
rectangle('Position',[703.125 -1406.25 46.875 46.875], 'FaceColor',[1 1 1]);
rectangle('Position',[562.5 -1453.12 46.875 46.875], 'FaceColor',[1 1 1]);
rectangle('Position',[609.375 -1453.12 46.875 46.875], 'FaceColor',[1 1 1]);
rectangle('Position',[562.5 -1500 46.875 46.875], 'FaceColor',[0 0 0]);
rectangle('Position',[609.375 -1500 46.875 46.875], 'FaceColor',[0 0 0]);
rectangle('Position',[656.25 -1453.12 46.875 46.875], 'FaceColor',[1 1 1]);
rectangle('Position',[703.125 -1453.12 46.875 46.875], 'FaceColor',[1 1 1]);
rectangle('Position',[656.25 -1500 46.875 46.875], 'FaceColor',[0 0 0]);
rectangle('Position',[703.125 -1500 46.875 46.875], 'FaceColor',[0 0 0]);
rectangle('Position',[843.75 -796.875 46.875 46.875], 'FaceColor',[0 0 0]);
rectangle('Position',[890.625 -796.875 46.875 46.875], 'FaceColor',[0 0 0]);
rectangle('Position',[843.75 -843.75 46.875 46.875], 'FaceColor',[0 0 0]);
rectangle('Position',[890.625 -843.75 46.875 46.875], 'FaceColor',[1 1 1]);
rectangle('Position',[843.75 -890.625 46.875 46.875], 'FaceColor',[0 0 0]);
rectangle('Position',[890.625 -890.625 46.875 46.875], 'FaceColor',[1 1 1]);
rectangle('Position',[843.75 -937.5 46.875 46.875], 'FaceColor',[0 0 0]);
rectangle('Position',[890.625 -937.5 46.875 46.875], 'FaceColor',[1 1 1]);
rectangle('Position',[937.5 -796.875 46.875 46.875], 'FaceColor',[0 0 0]);
rectangle('Position',[984.375 -796.875 46.875 46.875], 'FaceColor',[1 1 1]);
rectangle('Position',[937.5 -843.75 46.875 46.875], 'FaceColor',[1 1 1]);
rectangle('Position',[984.375 -843.75 46.875 46.875], 'FaceColor',[1 1 1]);
rectangle('Position',[750 -984.375 46.875 46.875], 'FaceColor',[0 0 0]);
rectangle('Position',[796.875 -984.375 46.875 46.875], 'FaceColor',[0 0 0]);
rectangle('Position',[750 -1031.25 46.875 46.875], 'FaceColor',[1 1 1]);
rectangle('Position',[796.875 -1031.25 46.875 46.875], 'FaceColor',[1 1 1]);
rectangle('Position',[843.75 -984.375 46.875 46.875], 'FaceColor',[0 0 0]);
rectangle('Position',[890.625 -984.375 46.875 46.875], 'FaceColor',[1 1 1]);
rectangle('Position',[843.75 -1031.25 46.875 46.875], 'FaceColor',[1 1 1]);
rectangle('Position',[890.625 -1031.25 46.875 46.875], 'FaceColor',[1 1 1]);
rectangle('Position',[1312.5 -796.875 46.875 46.875], 'FaceColor',[1 1 1]);
rectangle('Position',[1359.38 -796.875 46.875 46.875], 'FaceColor',[0 0 0]);
rectangle('Position',[1312.5 -843.75 46.875 46.875], 'FaceColor',[1 1 1]);
rectangle('Position',[1359.38 -843.75 46.875 46.875], 'FaceColor',[0 0 0]);
rectangle('Position',[1406.25 -890.625 46.875 46.875], 'FaceColor',[1 1 1]);
rectangle('Position',[1453.12 -890.625 46.875 46.875], 'FaceColor',[0 0 0]);
rectangle('Position',[1406.25 -937.5 46.875 46.875], 'FaceColor',[1 1 1]);
rectangle('Position',[1453.12 -937.5 46.875 46.875], 'FaceColor',[0 0 0]);
rectangle('Position',[1406.25 -984.375 46.875 46.875], 'FaceColor',[1 1 1]);
rectangle('Position',[1453.12 -984.375 46.875 46.875], 'FaceColor',[0 0 0]);
rectangle('Position',[1406.25 -1031.25 46.875 46.875], 'FaceColor',[1 1 1]);
rectangle('Position',[1453.12 -1031.25 46.875 46.875], 'FaceColor',[0 0 0]);
rectangle('Position',[750 -1171.88 46.875 46.875], 'FaceColor',[0 0 0]);
rectangle('Position',[796.875 -1171.88 46.875 46.875], 'FaceColor',[0 0 0]);
rectangle('Position',[750 -1218.75 46.875 46.875], 'FaceColor',[1 1 1]);
rectangle('Position',[796.875 -1218.75 46.875 46.875], 'FaceColor',[0 0 0]);
rectangle('Position',[750 -1265.62 46.875 46.875], 'FaceColor',[1 1 1]);
rectangle('Position',[796.875 -1265.62 46.875 46.875], 'FaceColor',[0 0 0]);
rectangle('Position',[750 -1312.5 46.875 46.875], 'FaceColor',[1 1 1]);
rectangle('Position',[796.875 -1312.5 46.875 46.875], 'FaceColor',[0 0 0]);
rectangle('Position',[937.5 -1265.62 46.875 46.875], 'FaceColor',[1 1 1]);
rectangle('Position',[984.375 -1265.62 46.875 46.875], 'FaceColor',[1 1 1]);
rectangle('Position',[937.5 -1312.5 46.875 46.875], 'FaceColor',[0 0 0]);
rectangle('Position',[984.375 -1312.5 46.875 46.875], 'FaceColor',[0 0 0]);
rectangle('Position',[1031.25 -1265.62 46.875 46.875], 'FaceColor',[1 1 1]);
rectangle('Position',[1078.12 -1265.62 46.875 46.875], 'FaceColor',[1 1 1]);
rectangle('Position',[1031.25 -1312.5 46.875 46.875], 'FaceColor',[0 0 0]);
rectangle('Position',[1078.12 -1312.5 46.875 46.875], 'FaceColor',[1 1 1]);
rectangle('Position',[750 -1359.38 46.875 46.875], 'FaceColor',[1 1 1]);
rectangle('Position',[796.875 -1359.38 46.875 46.875], 'FaceColor',[0 0 0]);
rectangle('Position',[750 -1406.25 46.875 46.875], 'FaceColor',[1 1 1]);
rectangle('Position',[796.875 -1406.25 46.875 46.875], 'FaceColor',[0 0 0]);
rectangle('Position',[750 -1453.12 46.875 46.875], 'FaceColor',[1 1 1]);
rectangle('Position',[796.875 -1453.12 46.875 46.875], 'FaceColor',[0 0 0]);
rectangle('Position',[750 -1500 46.875 46.875], 'FaceColor',[0 0 0]);
rectangle('Position',[796.875 -1500 46.875 46.875], 'FaceColor',[0 0 0]);
rectangle('Position',[937.5 -1359.38 46.875 46.875], 'FaceColor',[0 0 0]);
rectangle('Position',[984.375 -1359.38 46.875 46.875], 'FaceColor',[0 0 0]);
rectangle('Position',[937.5 -1406.25 46.875 46.875], 'FaceColor',[1 1 1]);
rectangle('Position',[984.375 -1406.25 46.875 46.875], 'FaceColor',[1 1 1]);
rectangle('Position',[1031.25 -1359.38 46.875 46.875], 'FaceColor',[0 0 0]);
rectangle('Position',[1078.12 -1359.38 46.875 46.875], 'FaceColor',[1 1 1]);
rectangle('Position',[1031.25 -1406.25 46.875 46.875], 'FaceColor',[1 1 1]);
rectangle('Position',[1078.12 -1406.25 46.875 46.875], 'FaceColor',[1 1 1]);
rectangle('Position',[937.5 -1453.12 46.875 46.875], 'FaceColor',[1 1 1]);
rectangle('Position',[984.375 -1453.12 46.875 46.875], 'FaceColor',[1 1 1]);
rectangle('Position',[937.5 -1500 46.875 46.875], 'FaceColor',[0 0 0]);
rectangle('Position',[984.375 -1500 46.875 46.875], 'FaceColor',[0 0 0]);
rectangle('Position',[1031.25 -1453.12 46.875 46.875], 'FaceColor',[1 1 1]);
rectangle('Position',[1078.12 -1453.12 46.875 46.875], 'FaceColor',[1 1 1]);
rectangle('Position',[1031.25 -1500 46.875 46.875], 'FaceColor',[0 0 0]);
rectangle('Position',[1078.12 -1500 46.875 46.875], 'FaceColor',[0 0 0]);
rectangle('Position',[1125 -1171.88 46.875 46.875], 'FaceColor',[0 0 0]);
rectangle('Position',[1171.88 -1171.88 46.875 46.875], 'FaceColor',[0 0 0]);
rectangle('Position',[1125 -1218.75 46.875 46.875], 'FaceColor',[1 1 1]);
rectangle('Position',[1171.88 -1218.75 46.875 46.875], 'FaceColor',[1 1 1]);
rectangle('Position',[1312.5 -1171.88 46.875 46.875], 'FaceColor',[0 0 0]);
rectangle('Position',[1359.38 -1171.88 46.875 46.875], 'FaceColor',[0 0 0]);
rectangle('Position',[1312.5 -1218.75 46.875 46.875], 'FaceColor',[1 1 1]);
rectangle('Position',[1359.38 -1218.75 46.875 46.875], 'FaceColor',[1 1 1]);
rectangle('Position',[1406.25 -1171.88 46.875 46.875], 'FaceColor',[0 0 0]);
rectangle('Position',[1453.12 -1171.88 46.875 46.875], 'FaceColor',[0 0 0]);
rectangle('Position',[1406.25 -1218.75 46.875 46.875], 'FaceColor',[1 1 1]);
rectangle('Position',[1453.12 -1218.75 46.875 46.875], 'FaceColor',[0 0 0]);
rectangle('Position',[1406.25 -1265.62 46.875 46.875], 'FaceColor',[1 1 1]);
rectangle('Position',[1453.12 -1265.62 46.875 46.875], 'FaceColor',[0 0 0]);
rectangle('Position',[1406.25 -1312.5 46.875 46.875], 'FaceColor',[1 1 1]);
rectangle('Position',[1453.12 -1312.5 46.875 46.875], 'FaceColor',[0 0 0]);
rectangle('Position',[1218.75 -1359.38 46.875 46.875], 'FaceColor',[0 0 0]);
rectangle('Position',[1265.62 -1359.38 46.875 46.875], 'FaceColor',[0 0 0]);
rectangle('Position',[1218.75 -1406.25 46.875 46.875], 'FaceColor',[1 1 1]);
rectangle('Position',[1265.62 -1406.25 46.875 46.875], 'FaceColor',[1 1 1]);
rectangle('Position',[1125 -1453.12 46.875 46.875], 'FaceColor',[1 1 1]);
rectangle('Position',[1171.88 -1453.12 46.875 46.875], 'FaceColor',[1 1 1]);
rectangle('Position',[1125 -1500 46.875 46.875], 'FaceColor',[0 0 0]);
rectangle('Position',[1171.88 -1500 46.875 46.875], 'FaceColor',[0 0 0]);
rectangle('Position',[1218.75 -1453.12 46.875 46.875], 'FaceColor',[1 1 1]);
rectangle('Position',[1265.62 -1453.12 46.875 46.875], 'FaceColor',[1 1 1]);
rectangle('Position',[1218.75 -1500 46.875 46.875], 'FaceColor',[0 0 0]);
rectangle('Position',[1265.62 -1500 46.875 46.875], 'FaceColor',[0 0 0]);
rectangle('Position',[1406.25 -1359.38 46.875 46.875], 'FaceColor',[1 1 1]);
rectangle('Position',[1453.12 -1359.38 46.875 46.875], 'FaceColor',[0 0 0]);
rectangle('Position',[1406.25 -1406.25 46.875 46.875], 'FaceColor',[1 1 1]);
rectangle('Position',[1453.12 -1406.25 46.875 46.875], 'FaceColor',[0 0 0]);
rectangle('Position',[1312.5 -1453.12 46.875 46.875], 'FaceColor',[1 1 1]);
rectangle('Position',[1359.38 -1453.12 46.875 46.875], 'FaceColor',[1 1 1]);
rectangle('Position',[1312.5 -1500 46.875 46.875], 'FaceColor',[0 0 0]);
rectangle('Position',[1359.38 -1500 46.875 46.875], 'FaceColor',[0 0 0]);
rectangle('Position',[1406.25 -1453.12 46.875 46.875], 'FaceColor',[1 1 1]);
rectangle('Position',[1453.12 -1453.12 46.875 46.875], 'FaceColor',[0 0 0]);
rectangle('Position',[1406.25 -1500 46.875 46.875], 'FaceColor',[0 0 0]);
rectangle('Position',[1453.12 -1500 46.875 46.875], 'FaceColor',[0 0 0]);
X=[1400,1350,1312.5,1265.62,1218.75,1171.88,1171.88,1171.88,1218.75,1265.62,1312.5,1331.25,1312.5,1218.75,1125,1031.25,937.5,890.625,843.75,796.875,750,656.25,562.5,468.75,468.75,468.75,375,281.25,234.375,187.5,140.625,140.625,140.625,187.5,187.5,187.5,187.5,140.625,140.625,140.625,100,100];
Y=[-100,-187.5,-281.25,-281.25,-281.25,-328.125,-375,-421.875,-421.875,-421.875,-468.75,-562.5,-656.25,-656.25,-750,-843.75,-937.5,-984.375,-984.375,-984.375,-984.375,-937.5,-843.75,-750,-703.125,-656.25,-600,-656.25,-703.125,-750,-796.875,-843.75,-890.625,-937.5,-984.375,-1031.25,-1125,-1218.75,-1265.62,-1312.5,-1400,-1400];
hold on;
plot(X,Y,'r');
plot(X,Y,'bo');
legend('3029.05','Location','southoutside');
